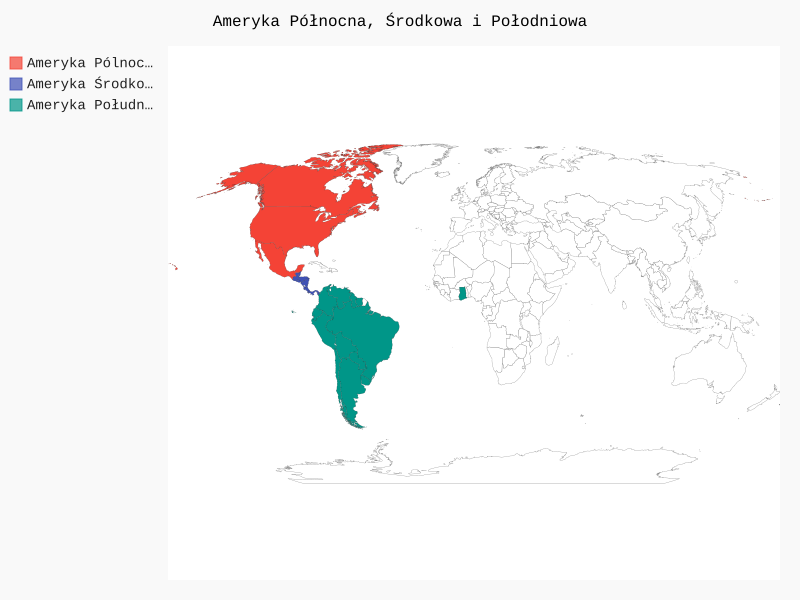

This figure's Python source:
from pygal_maps_world.maps import World

wm = World()
wm.force_uri_protocol = 'http'
wm.title = 'Ameryka Północna, Środkowa i Połodniowa'

wm.add('Ameryka Pólnocna', ['ca', 'mx', 'us'])
wm.add("Ameryka Środkowa", ['bz', 'cr', 'gt', 'hn', 'ni', 'pa', 'sv'])
wm.add('Ameryka Południowa', ['ar', 'bo', 'br', 'cl', 'co', 'ec', 'gh', 'gy', 'pe', 'py', 'sr', 'uy', 've'])
wm.render_to_file('americans.svg')
